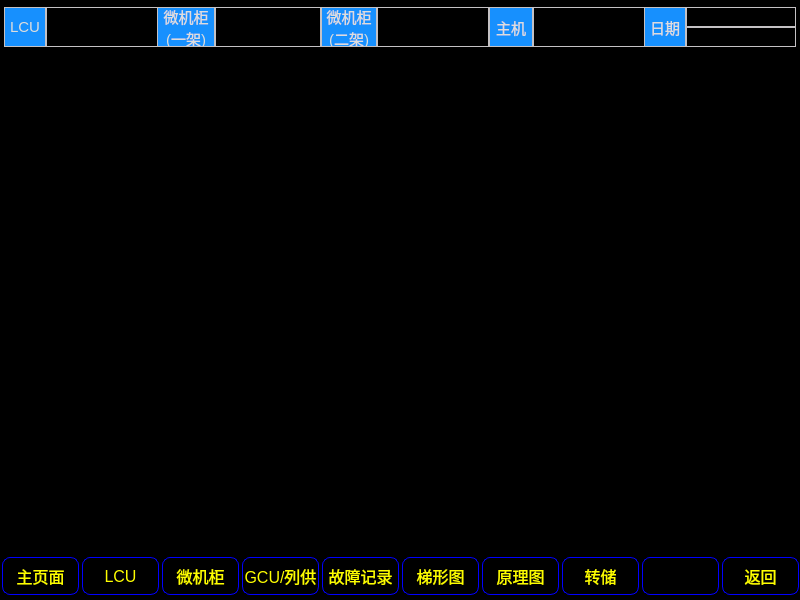
<?xml version="1.0" encoding="UTF-8"?>
<ui version="4.0">
 <class>GuiContainer</class>
 <widget class="QWidget" name="GuiContainer">
  <property name="geometry">
   <rect>
    <x>0</x>
    <y>0</y>
    <width>800</width>
    <height>600</height>
   </rect>
  </property>
  <property name="minimumSize">
   <size>
    <width>800</width>
    <height>600</height>
   </size>
  </property>
  <property name="maximumSize">
   <size>
    <width>800</width>
    <height>600</height>
   </size>
  </property>
  <property name="windowTitle">
   <string>MainWidget</string>
  </property>
  <property name="styleSheet">
   <string notr="true">/**************整体框体背景********/
QWidget#GuiContainer{
	background: black;	
}
/**********原理图目录背景**********/
QWidget#page_schematicDirectory{
	border-image: url(:/Schematic/Image/Schematic/schematicdirectory.png);
}
/********窗体上方条目标题如LCU，微机柜(一架)***********/
QLabel#lbl_LCU,#lbl_MicrocomputerCabinetOne,#lbl_MicrocomputerCabinetTwo,#lbl_mainEngine,#lbl_date{
	color:#dddddd;
	font: 75 15px;
	background:#1790fe;
	border:1px solid #c4c1c4;
}

QLabel#lbl_LCUState,#lbl_MicrocomputerCabinetOneState,#lbl_MicrocomputerCabinetTwoState,#lbl_mainEngineState{
	border:1px solid #c4c1c4;
	font:75 30px;
}
QLabel#lbl_dateYMD,#lbl_dateHMS{
	border:1px solid #c4c1c4;
	font:75 14px;
	color:#00f800;
}

/**********************窗体下方的功能按键****************/
QPushButton:focus{
	padding:-4px;
}

QPushButton#pbt_mainWidget,#pbt_LCU,#pbt_microcomputerCabinet,#pbt_GCU,#pbt_troubleRecord,#pbt_ladderDiagram,#pbt_schematicDiagram,#pbt_storage,#pbt_unknow,#pbt_return{
	font:75 16px;
	color:#fefe00;
	border:1px solid #0000fe;
	border-radius:8px;
}
/****按键获取焦点******/
QPushButton#pbt_mainWidget:focus,#pbt_LCU:focus,#pbt_microcomputerCabinet:focus,#pbt_GCU:focus,#pbt_troubleRecord:focus,#pbt_ladderDiagram:focus,#pbt_schematicDiagram:focus,#pbt_storage:focus,#pbt_unknow:focus,#pbt_return:focus{
	background:#0000fe;
	border-color:#fefe00;
}
</string>
  </property>
  <layout class="QVBoxLayout" name="verticalLayout_2">
   <property name="spacing">
    <number>3</number>
   </property>
   <property name="leftMargin">
    <number>2</number>
   </property>
   <property name="topMargin">
    <number>1</number>
   </property>
   <property name="rightMargin">
    <number>2</number>
   </property>
   <property name="bottomMargin">
    <number>1</number>
   </property>
   <item>
    <layout class="QHBoxLayout" name="horizontalLayout">
     <property name="spacing">
      <number>0</number>
     </property>
     <property name="topMargin">
      <number>6</number>
     </property>
     <item>
      <spacer name="horizontalSpacer">
       <property name="orientation">
        <enum>Qt::Horizontal</enum>
       </property>
       <property name="sizeType">
        <enum>QSizePolicy::Fixed</enum>
       </property>
       <property name="sizeHint" stdset="0">
        <size>
         <width>2</width>
         <height>20</height>
        </size>
       </property>
      </spacer>
     </item>
     <item>
      <widget class="QLabel" name="lbl_LCU">
       <property name="minimumSize">
        <size>
         <width>42</width>
         <height>40</height>
        </size>
       </property>
       <property name="maximumSize">
        <size>
         <width>42</width>
         <height>40</height>
        </size>
       </property>
       <property name="text">
        <string>LCU</string>
       </property>
       <property name="alignment">
        <set>Qt::AlignCenter</set>
       </property>
      </widget>
     </item>
     <item>
      <widget class="QLabel" name="lbl_LCUState">
       <property name="minimumSize">
        <size>
         <width>112</width>
         <height>40</height>
        </size>
       </property>
       <property name="maximumSize">
        <size>
         <width>112</width>
         <height>40</height>
        </size>
       </property>
       <property name="text">
        <string/>
       </property>
       <property name="alignment">
        <set>Qt::AlignCenter</set>
       </property>
      </widget>
     </item>
     <item>
      <widget class="QLabel" name="lbl_MicrocomputerCabinetOne">
       <property name="minimumSize">
        <size>
         <width>58</width>
         <height>40</height>
        </size>
       </property>
       <property name="maximumSize">
        <size>
         <width>58</width>
         <height>40</height>
        </size>
       </property>
       <property name="text">
        <string>微机柜
(一架)</string>
       </property>
       <property name="alignment">
        <set>Qt::AlignCenter</set>
       </property>
      </widget>
     </item>
     <item>
      <widget class="QLabel" name="lbl_MicrocomputerCabinetOneState">
       <property name="minimumSize">
        <size>
         <width>106</width>
         <height>40</height>
        </size>
       </property>
       <property name="maximumSize">
        <size>
         <width>106</width>
         <height>40</height>
        </size>
       </property>
       <property name="text">
        <string/>
       </property>
       <property name="alignment">
        <set>Qt::AlignCenter</set>
       </property>
      </widget>
     </item>
     <item>
      <widget class="QLabel" name="lbl_MicrocomputerCabinetTwo">
       <property name="minimumSize">
        <size>
         <width>56</width>
         <height>40</height>
        </size>
       </property>
       <property name="maximumSize">
        <size>
         <width>56</width>
         <height>40</height>
        </size>
       </property>
       <property name="text">
        <string>微机柜
(二架)</string>
       </property>
       <property name="alignment">
        <set>Qt::AlignCenter</set>
       </property>
      </widget>
     </item>
     <item>
      <widget class="QLabel" name="lbl_MicrocomputerCabinetTwoState">
       <property name="minimumSize">
        <size>
         <width>112</width>
         <height>40</height>
        </size>
       </property>
       <property name="maximumSize">
        <size>
         <width>112</width>
         <height>40</height>
        </size>
       </property>
       <property name="text">
        <string/>
       </property>
       <property name="alignment">
        <set>Qt::AlignCenter</set>
       </property>
      </widget>
     </item>
     <item>
      <widget class="QLabel" name="lbl_mainEngine">
       <property name="minimumSize">
        <size>
         <width>44</width>
         <height>40</height>
        </size>
       </property>
       <property name="maximumSize">
        <size>
         <width>44</width>
         <height>40</height>
        </size>
       </property>
       <property name="text">
        <string>主机</string>
       </property>
       <property name="alignment">
        <set>Qt::AlignCenter</set>
       </property>
      </widget>
     </item>
     <item>
      <widget class="QLabel" name="lbl_mainEngineState">
       <property name="minimumSize">
        <size>
         <width>112</width>
         <height>40</height>
        </size>
       </property>
       <property name="maximumSize">
        <size>
         <width>112</width>
         <height>40</height>
        </size>
       </property>
       <property name="text">
        <string/>
       </property>
       <property name="alignment">
        <set>Qt::AlignCenter</set>
       </property>
      </widget>
     </item>
     <item>
      <widget class="QLabel" name="lbl_date">
       <property name="minimumSize">
        <size>
         <width>42</width>
         <height>40</height>
        </size>
       </property>
       <property name="maximumSize">
        <size>
         <width>42</width>
         <height>40</height>
        </size>
       </property>
       <property name="text">
        <string>日期</string>
       </property>
       <property name="alignment">
        <set>Qt::AlignCenter</set>
       </property>
      </widget>
     </item>
     <item>
      <layout class="QVBoxLayout" name="verticalLayout">
       <property name="spacing">
        <number>0</number>
       </property>
       <item>
        <widget class="QLabel" name="lbl_dateYMD">
         <property name="minimumSize">
          <size>
           <width>110</width>
           <height>20</height>
          </size>
         </property>
         <property name="maximumSize">
          <size>
           <width>110</width>
           <height>20</height>
          </size>
         </property>
         <property name="text">
          <string/>
         </property>
         <property name="alignment">
          <set>Qt::AlignCenter</set>
         </property>
        </widget>
       </item>
       <item>
        <widget class="QLabel" name="lbl_dateHMS">
         <property name="minimumSize">
          <size>
           <width>110</width>
           <height>20</height>
          </size>
         </property>
         <property name="maximumSize">
          <size>
           <width>110</width>
           <height>20</height>
          </size>
         </property>
         <property name="text">
          <string/>
         </property>
         <property name="alignment">
          <set>Qt::AlignCenter</set>
         </property>
        </widget>
       </item>
      </layout>
     </item>
     <item>
      <spacer name="horizontalSpacer_2">
       <property name="orientation">
        <enum>Qt::Horizontal</enum>
       </property>
       <property name="sizeType">
        <enum>QSizePolicy::Fixed</enum>
       </property>
       <property name="sizeHint" stdset="0">
        <size>
         <width>2</width>
         <height>20</height>
        </size>
       </property>
      </spacer>
     </item>
    </layout>
   </item>
   <item>
    <widget class="QStackedWidget" name="stackedWidget_guiContainer">
     <widget class="QWidget" name="page_mainWidget">
      <layout class="QGridLayout" name="gridLayout_mainWidget">
       <property name="margin">
        <number>0</number>
       </property>
       <property name="spacing">
        <number>0</number>
       </property>
       <item row="0" column="0">
        <widget class="QStackedWidget" name="stackedWidget_mainWidget">
         <widget class="QWidget" name="page_primaryWidget">
          <layout class="QGridLayout" name="gridLayout_primaryWidget">
           <property name="margin">
            <number>0</number>
           </property>
           <property name="spacing">
            <number>0</number>
           </property>
          </layout>
         </widget>
         <widget class="QWidget" name="page_secondaryWidget">
          <layout class="QGridLayout" name="gridLayout_secondaryWidget">
           <property name="margin">
            <number>0</number>
           </property>
           <property name="spacing">
            <number>0</number>
           </property>
          </layout>
         </widget>
         <widget class="QWidget" name="page_failureList">
          <layout class="QGridLayout" name="gridLayout_failureList">
           <property name="margin">
            <number>0</number>
           </property>
           <property name="spacing">
            <number>0</number>
           </property>
          </layout>
         </widget>
         <widget class="QWidget" name="page_failureDetails">
          <layout class="QGridLayout" name="gridLayout_failureDetails">
           <property name="margin">
            <number>0</number>
           </property>
           <property name="spacing">
            <number>0</number>
           </property>
          </layout>
         </widget>
        </widget>
       </item>
      </layout>
     </widget>
     <widget class="QWidget" name="page_LCU">
      <layout class="QGridLayout" name="gridLayout_LCU">
       <property name="margin">
        <number>0</number>
       </property>
       <property name="spacing">
        <number>0</number>
       </property>
       <item row="0" column="0">
        <widget class="QStackedWidget" name="stackedWidget_LCU">
         <widget class="QWidget" name="page_busIdWidget">
          <layout class="QGridLayout" name="gridLayout_busIdWidget">
           <property name="margin">
            <number>0</number>
           </property>
           <property name="spacing">
            <number>0</number>
           </property>
          </layout>
         </widget>
         <widget class="QWidget" name="page_interfaceLampHole">
          <layout class="QGridLayout" name="gridLayout_interfaceLampHole">
           <property name="margin">
            <number>0</number>
           </property>
           <property name="spacing">
            <number>0</number>
           </property>
          </layout>
         </widget>
        </widget>
       </item>
      </layout>
     </widget>
     <widget class="QWidget" name="page_DCU">
      <layout class="QGridLayout" name="gridLayout_DCU">
       <property name="margin">
        <number>0</number>
       </property>
       <property name="spacing">
        <number>0</number>
       </property>
      </layout>
     </widget>
     <widget class="QWidget" name="page_GCU">
      <layout class="QGridLayout" name="gridLayout_GCU">
       <property name="margin">
        <number>0</number>
       </property>
       <property name="spacing">
        <number>0</number>
       </property>
       <item row="0" column="0">
        <widget class="QStackedWidget" name="stackedWidget_GCUAndLG">
         <widget class="QWidget" name="page_gcuWidget">
          <layout class="QGridLayout" name="gridLayout_gcuWidget">
           <property name="margin">
            <number>0</number>
           </property>
           <property name="spacing">
            <number>0</number>
           </property>
          </layout>
         </widget>
         <widget class="QWidget" name="page_lgWidget">
          <layout class="QGridLayout" name="gridLayout_lgWidget">
           <property name="margin">
            <number>0</number>
           </property>
           <property name="spacing">
            <number>0</number>
           </property>
          </layout>
         </widget>
        </widget>
       </item>
      </layout>
     </widget>
     <widget class="QWidget" name="page_failureRecord">
      <layout class="QGridLayout" name="gridLayout_failureRecord">
       <property name="margin">
        <number>0</number>
       </property>
       <property name="spacing">
        <number>0</number>
       </property>
      </layout>
     </widget>
     <widget class="QWidget" name="page_ladderDiagram">
      <layout class="QGridLayout" name="gridLayout_ladderDiagram">
       <property name="margin">
        <number>0</number>
       </property>
       <property name="spacing">
        <number>0</number>
       </property>
      </layout>
     </widget>
     <widget class="QWidget" name="page_schematic">
      <layout class="QGridLayout" name="gridLayout_schematic">
       <property name="margin">
        <number>0</number>
       </property>
       <property name="spacing">
        <number>0</number>
       </property>
       <item row="0" column="0">
        <widget class="QStackedWidget" name="stackedWidget_schematic">
         <widget class="QWidget" name="page_schematicDirectory">
          <layout class="QGridLayout" name="gridLayout_schematicDirectory">
           <property name="margin">
            <number>0</number>
           </property>
           <property name="spacing">
            <number>0</number>
           </property>
          </layout>
         </widget>
         <widget class="QWidget" name="page_schematicDisplay">
          <layout class="QGridLayout" name="gridLayout_schematicDisplay">
           <property name="margin">
            <number>0</number>
           </property>
           <property name="spacing">
            <number>0</number>
           </property>
          </layout>
         </widget>
        </widget>
       </item>
      </layout>
     </widget>
     <widget class="QWidget" name="page_importAndExport">
      <layout class="QGridLayout" name="gridLayout_importAndExport">
       <property name="margin">
        <number>0</number>
       </property>
       <property name="spacing">
        <number>0</number>
       </property>
      </layout>
     </widget>
    </widget>
   </item>
   <item>
    <layout class="QHBoxLayout" name="horizontalLayout_3">
     <property name="spacing">
      <number>4</number>
     </property>
     <property name="bottomMargin">
      <number>4</number>
     </property>
     <item>
      <spacer name="horizontalSpacer_3">
       <property name="orientation">
        <enum>Qt::Horizontal</enum>
       </property>
       <property name="sizeType">
        <enum>QSizePolicy::Preferred</enum>
       </property>
       <property name="sizeHint" stdset="0">
        <size>
         <width>40</width>
         <height>20</height>
        </size>
       </property>
      </spacer>
     </item>
     <item>
      <widget class="QPushButton" name="pbt_mainWidget">
       <property name="minimumSize">
        <size>
         <width>77</width>
         <height>38</height>
        </size>
       </property>
       <property name="maximumSize">
        <size>
         <width>77</width>
         <height>38</height>
        </size>
       </property>
       <property name="focusPolicy">
        <enum>Qt::StrongFocus</enum>
       </property>
       <property name="text">
        <string>主页面</string>
       </property>
      </widget>
     </item>
     <item>
      <widget class="QPushButton" name="pbt_LCU">
       <property name="minimumSize">
        <size>
         <width>77</width>
         <height>38</height>
        </size>
       </property>
       <property name="maximumSize">
        <size>
         <width>77</width>
         <height>38</height>
        </size>
       </property>
       <property name="focusPolicy">
        <enum>Qt::StrongFocus</enum>
       </property>
       <property name="text">
        <string>LCU</string>
       </property>
      </widget>
     </item>
     <item>
      <widget class="QPushButton" name="pbt_microcomputerCabinet">
       <property name="minimumSize">
        <size>
         <width>77</width>
         <height>38</height>
        </size>
       </property>
       <property name="maximumSize">
        <size>
         <width>77</width>
         <height>38</height>
        </size>
       </property>
       <property name="focusPolicy">
        <enum>Qt::StrongFocus</enum>
       </property>
       <property name="text">
        <string>微机柜</string>
       </property>
      </widget>
     </item>
     <item>
      <widget class="QPushButton" name="pbt_GCU">
       <property name="minimumSize">
        <size>
         <width>77</width>
         <height>38</height>
        </size>
       </property>
       <property name="maximumSize">
        <size>
         <width>77</width>
         <height>38</height>
        </size>
       </property>
       <property name="focusPolicy">
        <enum>Qt::StrongFocus</enum>
       </property>
       <property name="text">
        <string>GCU/列供</string>
       </property>
      </widget>
     </item>
     <item>
      <widget class="QPushButton" name="pbt_troubleRecord">
       <property name="minimumSize">
        <size>
         <width>77</width>
         <height>38</height>
        </size>
       </property>
       <property name="maximumSize">
        <size>
         <width>77</width>
         <height>38</height>
        </size>
       </property>
       <property name="focusPolicy">
        <enum>Qt::StrongFocus</enum>
       </property>
       <property name="text">
        <string>故障记录</string>
       </property>
      </widget>
     </item>
     <item>
      <widget class="QPushButton" name="pbt_ladderDiagram">
       <property name="minimumSize">
        <size>
         <width>77</width>
         <height>38</height>
        </size>
       </property>
       <property name="maximumSize">
        <size>
         <width>77</width>
         <height>38</height>
        </size>
       </property>
       <property name="focusPolicy">
        <enum>Qt::StrongFocus</enum>
       </property>
       <property name="text">
        <string>梯形图</string>
       </property>
      </widget>
     </item>
     <item>
      <widget class="QPushButton" name="pbt_schematicDiagram">
       <property name="minimumSize">
        <size>
         <width>77</width>
         <height>38</height>
        </size>
       </property>
       <property name="maximumSize">
        <size>
         <width>77</width>
         <height>38</height>
        </size>
       </property>
       <property name="focusPolicy">
        <enum>Qt::StrongFocus</enum>
       </property>
       <property name="text">
        <string>原理图</string>
       </property>
      </widget>
     </item>
     <item>
      <widget class="QPushButton" name="pbt_storage">
       <property name="minimumSize">
        <size>
         <width>77</width>
         <height>38</height>
        </size>
       </property>
       <property name="maximumSize">
        <size>
         <width>77</width>
         <height>38</height>
        </size>
       </property>
       <property name="focusPolicy">
        <enum>Qt::StrongFocus</enum>
       </property>
       <property name="text">
        <string>转储</string>
       </property>
      </widget>
     </item>
     <item>
      <widget class="QPushButton" name="pbt_unknow">
       <property name="enabled">
        <bool>false</bool>
       </property>
       <property name="minimumSize">
        <size>
         <width>77</width>
         <height>38</height>
        </size>
       </property>
       <property name="maximumSize">
        <size>
         <width>77</width>
         <height>38</height>
        </size>
       </property>
       <property name="text">
        <string/>
       </property>
      </widget>
     </item>
     <item>
      <widget class="QPushButton" name="pbt_return">
       <property name="minimumSize">
        <size>
         <width>77</width>
         <height>38</height>
        </size>
       </property>
       <property name="maximumSize">
        <size>
         <width>77</width>
         <height>38</height>
        </size>
       </property>
       <property name="focusPolicy">
        <enum>Qt::StrongFocus</enum>
       </property>
       <property name="text">
        <string>返回</string>
       </property>
      </widget>
     </item>
     <item>
      <spacer name="horizontalSpacer_4">
       <property name="orientation">
        <enum>Qt::Horizontal</enum>
       </property>
       <property name="sizeType">
        <enum>QSizePolicy::Preferred</enum>
       </property>
       <property name="sizeHint" stdset="0">
        <size>
         <width>40</width>
         <height>20</height>
        </size>
       </property>
      </spacer>
     </item>
    </layout>
   </item>
  </layout>
 </widget>
 <layoutdefault spacing="6" margin="11"/>
 <resources/>
 <connections/>
</ui>
